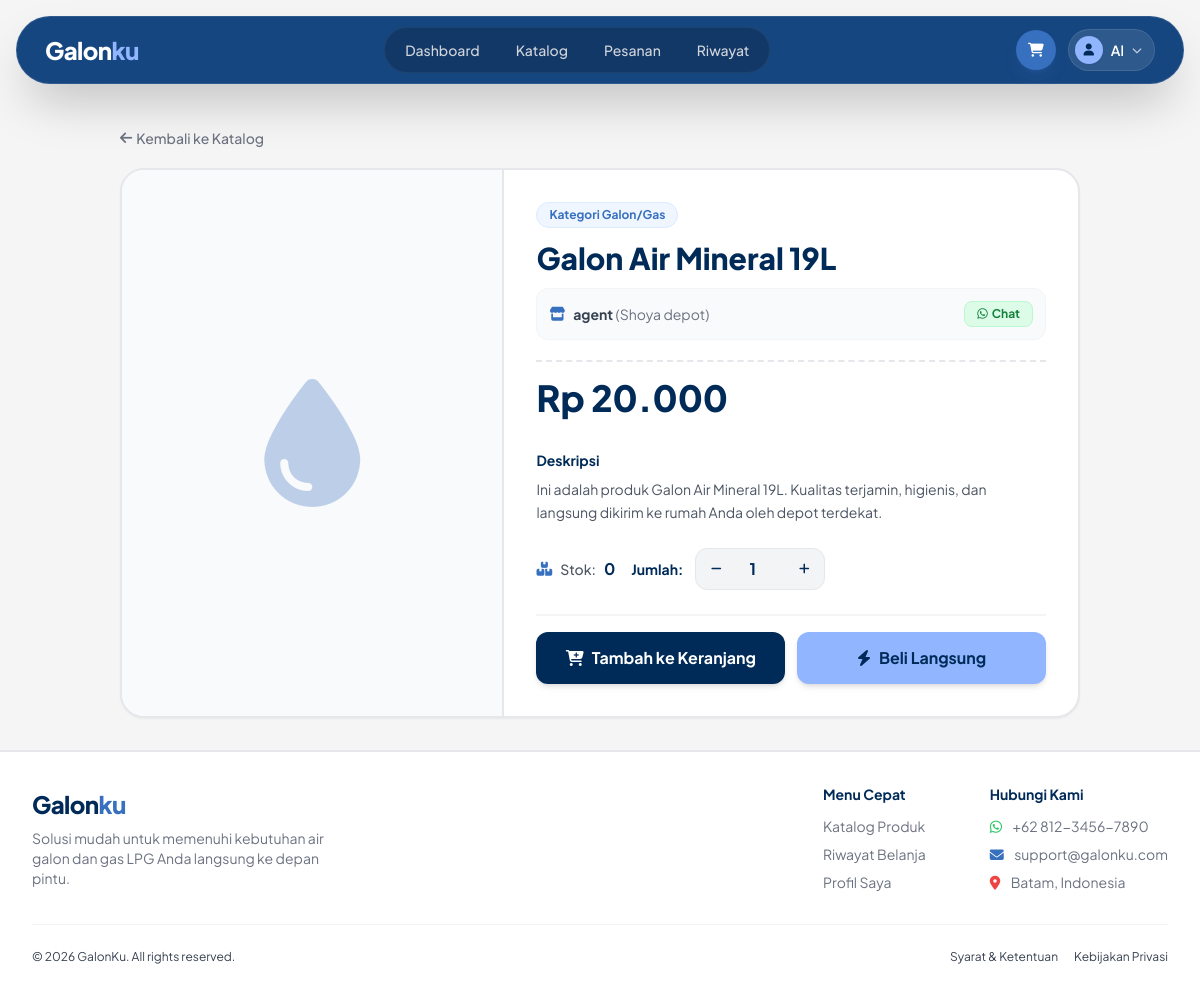
The page /user/detail_produk.php?id=24 (signed in) on the database its author committed.
### tables this page shows
CREATE TABLE `product` (
  `id_product` int NOT NULL,
  `id_agent` int NOT NULL,
  `img` varchar(255) DEFAULT NULL,
  `name_product` varchar(100) NOT NULL,
  `price` decimal(10,2) NOT NULL,
  `stock` int NOT NULL
);

CREATE TABLE `users` (
  `id_user` int NOT NULL,
  `foto` longblob,
  `username` varchar(50) NOT NULL,
  `password` varchar(255) NOT NULL,
  `no_hp` varchar(255) NOT NULL,
  `email` varchar(100) DEFAULT NULL,
  `address` text,
  `depot` varchar(50) DEFAULT NULL,
  `id_role` int DEFAULT NULL
);

### user/detail_produk.php (the view, shortened to what this page needs)
<?php
include __DIR__ . '/../koneksi.php';
$id_produk = (int)$_GET['id'];
$query = "SELECT product.*, users.username AS agent_name, users.no_hp AS agent_hp, users.depot
          FROM product
          LEFT JOIN users ON product.id_agent = users.id_user
          WHERE product.id_product = '$id_produk'";
$result = mysqli_query($koneksi, $query);
$produk = mysqli_fetch_assoc($result);
?>
<!DOCTYPE html>
<html lang="id">
<head>
    <?php include '../layout/assets.php'; ?>
</head>
<body class="font-sans antialiased bg-surface">
    <?php include '../layout/navbar.php'; ?>
    <main class="max-w-5xl mx-auto px-4 sm:px-6 lg:px-8 py-6 md:py-8">
        <div class="mb-5 text-sm">
            <a href="katalog.php" class="text-gray-500 hover:text-primary transition font-medium flex items-center gap-1">
                <i class="fa-solid fa-arrow-left"></i> Kembali ke Katalog
            </a>
        </div>
        <div class="bg-white rounded-3xl shadow-sm border-2 border-gray-200 overflow-hidden hover:shadow-md transition-shadow">
            <div class="flex flex-col md:flex-row">
                <div class="md:w-2/5 bg-gray-50 p-8 flex items-center justify-center min-h-[300px] border-b-2 md:border-b-0 md:border-r-2 border-gray-200">
                    <?php if (!empty($produk['img']) && is_string($produk['img']) && strpos($produk['img'], 'dummy') === false) { ?>
                        <img src="../poto/<?= $produk['img']; ?>" class="w-full h-full max-h-[300px] object-contain drop-shadow-lg" alt="<?= htmlspecialchars($produk['name_product']); ?>">
                    <?php } else { ?>
                        <i class="fa-solid fa-droplet text-8xl md:text-9xl text-secondary opacity-30"></i>
                    <?php } ?>
                </div>
                <div class="md:w-3/5 p-6 md:p-8 flex flex-col justify-center">
                    <span class="bg-blue-50 text-secondary border border-blue-100 text-xs font-bold px-3 py-1 rounded-full w-max mb-3">
                        Kategori Galon/Gas
                    </span>
                    <h1 class="text-2xl md:text-3xl font-extrabold text-primary mb-3 leading-tight">
                        <?= htmlspecialchars($produk['name_product']); ?>
                    </h1>
                    <div class="flex flex-wrap items-center gap-2 text-sm mb-5 bg-gray-50 p-3 rounded-xl border border-gray-100">
                        <i class="fa-solid fa-store text-secondary"></i>
                        <?php if (!empty($produk['agent_name'])) { ?>
                            <a href="portofolio_depot.php?id=<?= $produk['id_agent']; ?>" class="hover:text-primary hover:underline transition font-bold text-gray-700">
                                <?= htmlspecialchars($produk['agent_name']); ?>
                                <span class="font-normal text-gray-500">(<?= htmlspecialchars($produk['depot'] ?? 'Pusat'); ?>)</span>
                            </a>
                        <?php } else { ?>
                            <span class="font-bold text-gray-700">GalonKu Pusat</span>
                        <?php } ?>
                        <?php if (!empty($produk['agent_hp'])) { ?>
                            <a href="https://wa.me/62<?= preg_replace('/^0/', '', $produk['agent_hp']); ?>?text=Halo%20<?= urlencode($produk['agent_name']); ?>,%20saya%20tertarik%20dengan%20produk%20<?= urlencode($produk['name_product']); ?>"
                               target="_blank"
                               class="ml-auto bg-green-100 text-green-700 hover:bg-green-200 border border-green-200 px-3 py-1 rounded-lg text-xs font-bold transition flex items-center gap-1">
                                <i class="fa-brands fa-whatsapp"></i> Chat
                            </a>
                        <?php } ?>
                    </div>
                    <div class="border-t-2 border-dashed border-gray-200 py-4 mb-4">
                        <p class="text-3xl md:text-4xl font-extrabold text-primary">
                            Rp <?= number_format($produk['price'], 0, ',', '.'); ?>
                        </p>
                    </div>
                    <div class="mb-6">
                        <h3 class="font-bold text-primary text-sm mb-2">Deskripsi</h3>
                        <p class="text-sm text-gray-600 leading-relaxed">
                            Ini adalah produk <?= htmlspecialchars($produk['name_product']); ?>. Kualitas terjamin, higienis, dan langsung dikirim ke rumah Anda oleh depot terdekat.
                        </p>
                    </div>
                    <div class="flex flex-col sm:flex-row sm:items-center gap-4 mb-6">
                        <div class="flex items-center gap-2 text-sm font-medium text-gray-600">
                            <i class="fa-solid fa-boxes-stacked text-secondary"></i>
                            Stok: <span class="font-bold text-primary text-base"><?= $produk['stock']; ?></span>
                        </div>
                        <div class="flex items-center gap-3">
                            <span class="text-sm font-bold text-primary">Jumlah:</span>
                            <div class="flex items-center bg-gray-100 rounded-xl border border-gray-200">
                                <button onclick="changeQty(-1)" class="w-10 h-10 flex items-center justify-center text-primary hover:bg-gray-200 rounded-l-xl transition">
                                    <i class="fa-solid fa-minus text-xs"></i>
                                </button>
                                <input id="qty" type="number" value="1" min="1" max="<?= $produk['stock']; ?>" readonly
                                    class="w-12 h-10 text-center bg-transparent font-bold text-primary outline-none">
                                <button onclick="changeQty(1)" class="w-10 h-10 flex items-center justify-center text-primary hover:bg-gray-200 rounded-r-xl transition">
                                    <i class="fa-solid fa-plus text-xs"></i>
                                </button>
                            </div>
                        </div>
                    </div>
                    <div class="flex flex-col sm:flex-row gap-3 pt-4 border-t-2 border-gray-100">
                        <form action="../action/actionkeranjang.php" method="POST" class="flex-1">
                            <button type="submit" name="tambah_keranjang"
                                class="w-full bg-primary text-white py-3.5 rounded-xl font-bold hover:bg-secondary transition shadow-md flex items-center justify-center gap-2">
                                <i class="fa-solid fa-cart-plus"></i>
                                Tambah ke Keranjang
                            </button>
                        </form>
                        <button onclick="buyNow()"
                            class="flex-1 bg-support text-primary py-3.5 rounded-xl font-bold hover:bg-blue-300 transition shadow-md flex items-center justify-center gap-2">
                            <i class="fa-solid fa-bolt"></i>
                            Beli Langsung
                        </button>
                    </div>
                </div>
            </div>
        </div>
    </main>
    <?php include '../layout/footer.php'; ?>
</body>
</html>

### layout/assets.php (style rules this page uses)
body { background-color: #F1F5F9; font-family: 'Plus Jakarta Sans', sans-serif; color: #002B58; }

### rows shown on the page
product: name_product "Galon Air Mineral 19L", users.username "agent", users.depot "Shoya depot", price "20.000", stock "0"

### other values the page prints
$nav_username "Al"
